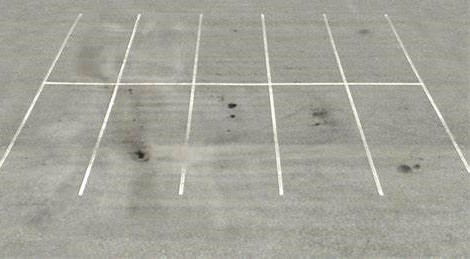
%> input picture raw/PARKING.2.jpg, 470 x 259 px
$ octave thres_adaptive.m   (GNU Octave 9; MATLAB toolbox functions it lacks are replaced by stand-ins)
%> lines starting %> are read from the running program, lines starting %| are printed output that depends on the picture; in (x1, y1, x2, y2) boxes, pixels count from 0 and x2, y2 are one past the last pixel; in counts of white or black regions, pixels touching at a corner belong together; the program's own positions count from 1
[file, path] = uigetfile({'*.jpg;*.png;*.bmp'}, 'Select an image file');
%> the answer given: ../raw/PARKING.2.jpg
if isequal(file, 0)
    fprintf('No image file selected. Exiting...\n');
    return;
end
image_path = fullfile(path, file);

% Path to input image is specified and image is loaded with imread command
image1 = imread(image_path);
%> image1 is the input picture: size 259x470x3 uint8; mean R, G, B 163.6, 163.5, 153.8

% Converting the image to grayscale
img = rgb2gray(image1);

% Applying adaptive thresholding techniques on the input image
sensitivity = 0.4; % Sensitivity value (Adjust this as needed)

thresh1 = adaptthresh(img, sensitivity, 'ForegroundPolarity', 'dark');
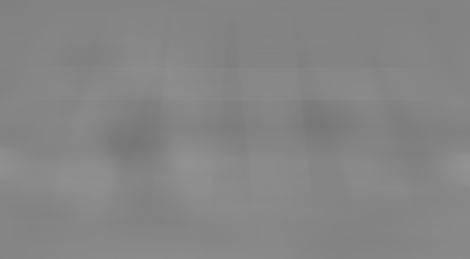
%> thresh1: size 259x470 double; min 0.467, max 0.576, mean 0.523
imshow(thresh1);
thresh1 = imbinarize(img, thresh1);
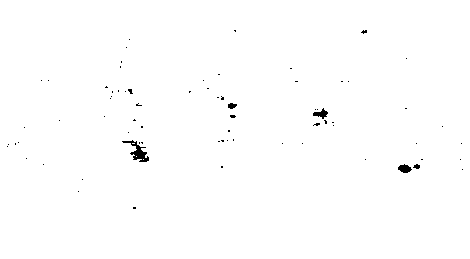
%> thresh1: size 259x470 logical; 99.5% white; 72 black regions (67 under 20 px), largest, box (x1, y1, x2, y2) and area: (122, 140, 149, 162) 207, (398, 164, 412, 173) 84, (313, 108, 328, 119) 80, (228, 103, 237, 109) 39, (413, 164, 420, 169) 24

thresh2 = adaptthresh(img, sensitivity, 'ForegroundPolarity', 'dark', 'Statistic', 'gaussian');
thresh2 = imbinarize(img, thresh2);
%> thresh2: size 259x470 logical; 99.5% white; 71 black regions (66 under 20 px), largest, box (x1, y1, x2, y2) and area: (122, 140, 149, 162) 201, (398, 164, 412, 173) 84, (313, 108, 328, 119) 79, (228, 103, 237, 109) 39, (413, 164, 420, 169) 24

% Calculate histograms of the original and thresholded images
original_hist = imhist(img);
%> original_hist = 256 values, max 6325 at index 161, min 0 at index 1, mean 475.5
thresholded_hist1 = imhist(thresh1);
%> thresholded_hist1 = [627; 121103]
thresholded_hist2 = imhist(thresh2);
%> thresholded_hist2 = [617; 121113]

% Plot the histograms
figure;

subplot(2, 2, 1);
imshow(img);
title('Original Grayscale Image');

subplot(2, 2, 2);
imhist(img);
title('Histogram of Original Image');

subplot(2, 2, 3);
imshow(thresh1);
title('Local Thresholding: Adaptive Mean');

subplot(2, 2, 4);
imhist(thresh1);
title('Histogram of Thresholded Image (Adaptive Mean)');
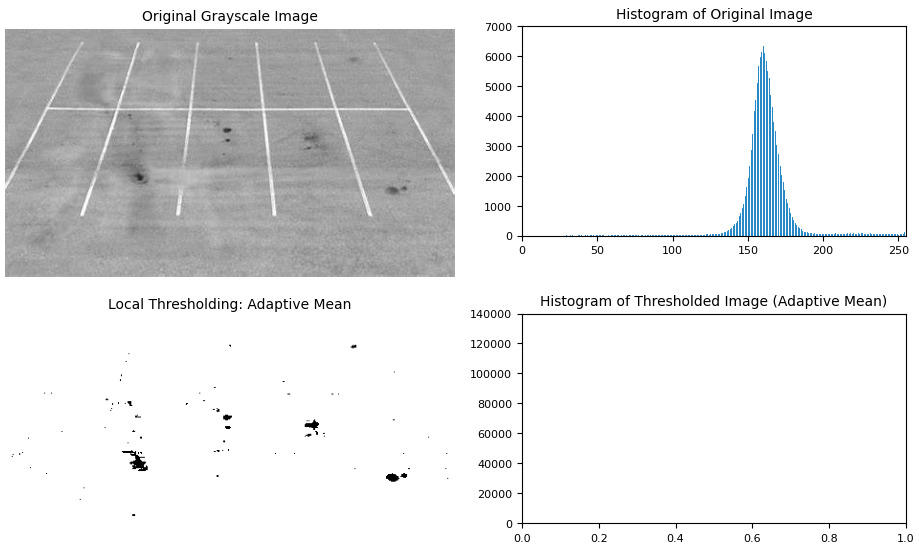
%> figure redrawn from the program's plot data, 4 panels

figure;

subplot(2, 2, 1);
imshow(img);
title('Original Grayscale Image');

subplot(2, 2, 2);
imhist(img);
title('Histogram of Original Image');
xlabel('Pixel Intensity');
ylabel('Frequency');


subplot(2, 2, 3);
imshow(thresh2);
title('Local Thresholding: Adaptive Gaussian');

subplot(2, 2, 4);
imhist(thresh2);
title('Histogram of Thresholded Image (Adaptive Gaussian)');
xlabel('Pixel Intensity');
ylabel('Frequency');
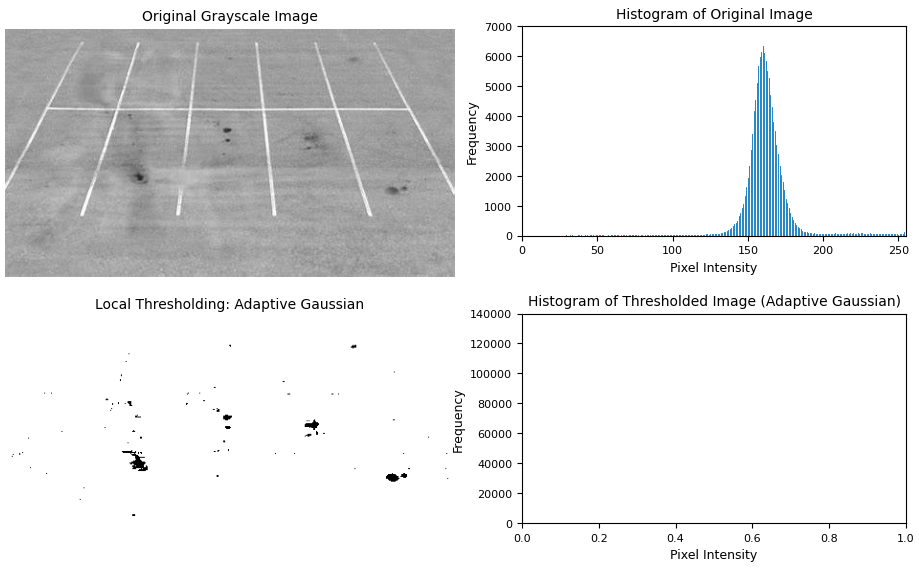
%> figure redrawn from the program's plot data, 4 panels


% Adjusting the subplot positions for better visualization
%movegui(gcf, 'center');


%histogram
% 'counts' will contain the number of pixels for each intensity level
% 'intensity_values' will contain the corresponding intensity values
